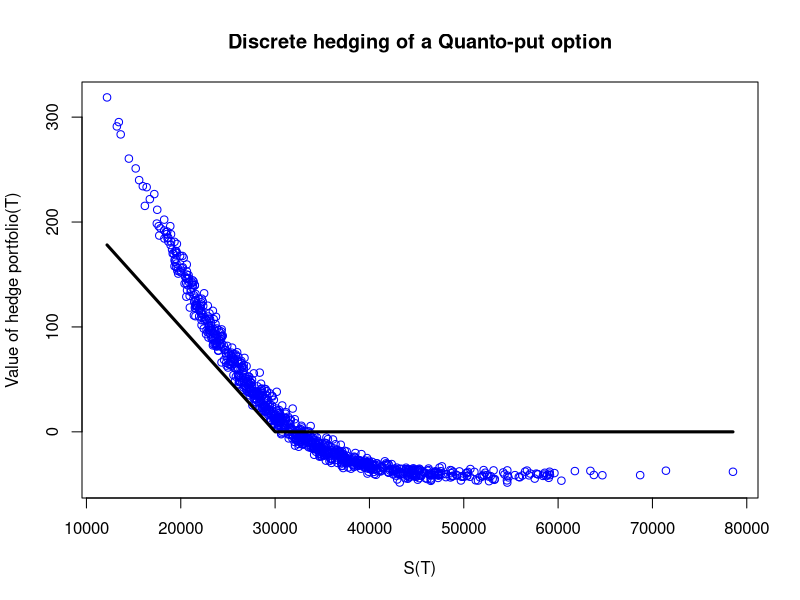

The R script that drew this image:
BlackScholesFormula  <- function (
    spot,
    timetomat,
    strike,
    r, 
    q=0, 
    sigma, 
    opttype=1, 
    greektype=1)
{ 
  
  d1<-(log(spot/strike)+ ((r-q)+0.5*sigma^2)*timetomat)/(sigma*sqrt(timetomat))
  d2<-d1-sigma*sqrt(timetomat)
  
  if (opttype==1 && greektype==1) result<-spot*exp(-q*timetomat)*pnorm(d1)-strike*exp(-r*timetomat)*pnorm(d2)
  
  if (opttype==2 && greektype==1) result<-spot*exp(-q*timetomat)*pnorm(d1)-strike*exp(-r*timetomat)*pnorm(d2)-spot*exp(-q*timetomat)+strike*exp(-r*timetomat)
  
  if (opttype==1 && greektype==2) result<-exp(-q*timetomat)*pnorm(d1)
  
  if (opttype==2 && greektype==2) result<-exp(-q*timetomat)*(pnorm(d1)-1)
  
  if (greektype==3) result<-exp(-q*timetomat)*dnorm(d1)/(spot*sigma*sqrt(timetomat))
  
  if (greektype==4) result<-exp(-q*timetomat)*spot*dnorm(d1)*sqrt(timetomat)
  
  BlackScholesFormula<-result
  
}

# INITIALIZE
# ==========

# JP
S0<-30000
muf<-0.05
rf<-0.05
sigmaf<-0.2

# Exchange rate 
X0<-1/100
sigmaX<-0.2

# US 
rd <- 0.05
q <- rd - rf + sigmaX * sigmaf

sigma_hedge <- 0.2

T<-2
K<-S0
capT <- T
Nhedge<-252; Nrep<-1000

opttype <- 2

# HEDGE
# =====

St<-rep(S0, length=Nrep)
Xt<-rep(X0, length=Nrep)
dt<-T/Nhedge

# V(0) 
initialoutlay <- X0 * BlackScholesFormula(S0,T,K,rd,q,sigmaf,opttype,1)
V <- rep(initialoutlay,length=Nrep)

# h_Sf(0)
h_Sf <- X0 * BlackScholesFormula(St,T,K,rd,q,sigma_hedge,opttype,2) / Xt
h_Sf

# h_Bd(0)
h_Bd <- V - h_Sf * St * Xt

for(i in 2:Nhedge){
  
  # Update the processes
  BM = rnorm(Nrep)
  St <- St * exp( (muf-0.5*sigmaf^2) * dt + sigmaf * sqrt(dt) * BM)	
  Xt <- Xt * exp( (rd-rf-0.5*sigmaX^2) * dt + sigmaX * sqrt(dt) * BM)
  
  # V(t)
  V <- h_Sf * St * Xt + h_Bd * exp(rd * dt)
  
  # h_Sf(t)
  h_Sf <- X0 * BlackScholesFormula(St,T,K,rd,q,sigma_hedge,opttype,2) / Xt

  # h_Bd(t)
  h_Bd <- V - h_Sf * St * Xt  
}

BM <- rnorm(Nrep)
ST <- St * exp((muf-0.5*sigmaf^2) * dt + sigmaf * sqrt(dt) * BM)	
XT <- Xt * exp((rd-rf-0.5*sigmaX^2) * dt + sigmaX * sqrt(dt) * BM)

V <- h_Sf * ST * XT + h_Bd * exp(rd * dt)

hedgeerror <- V-X0*pmax(K-ST,0)
optionpayoff <- X0*pmax(K-ST,0)

# SUMMARY STATS & GRAPHS
# ======================

print(paste("Initial investment =",round(initialoutlay,4)))
#print(paste("Average discounted option payoff =",round(exp(-r*T)*mean(optionpayoff),4)))
#print(paste("Average discounted portfolio value =",round(exp(-r*T)*mean(Vpf),4)))

x11()
plot(ST,V,col="blue",xlab="S(T)",ylab="Value of hedge portfolio(T)",main="Discrete hedging of a Quanto-put option")
points(sort(ST),X0*pmax(K-sort(ST),0),type='l',lwd=3,col='black')

